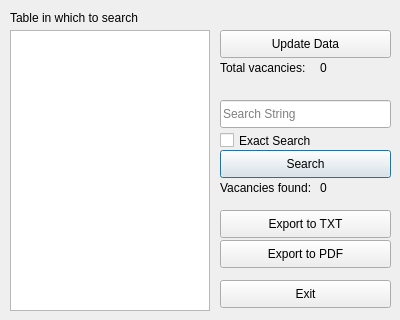
<?xml version="1.0" encoding="UTF-8"?>
<ui version="4.0">
 <class>Dialog</class>
 <widget class="QDialog" name="Dialog">
  <property name="geometry">
   <rect>
    <x>0</x>
    <y>0</y>
    <width>400</width>
    <height>320</height>
   </rect>
  </property>
  <property name="windowTitle">
   <string>Dialog</string>
  </property>
  <widget class="QListWidget" name="listWidget">
   <property name="geometry">
    <rect>
     <x>10</x>
     <y>30</y>
     <width>200</width>
     <height>281</height>
    </rect>
   </property>
   <property name="maximumSize">
    <size>
     <width>18888</width>
     <height>18888</height>
    </size>
   </property>
  </widget>
  <widget class="QPushButton" name="search_btn">
   <property name="geometry">
    <rect>
     <x>220</x>
     <y>150</y>
     <width>171</width>
     <height>28</height>
    </rect>
   </property>
   <property name="text">
    <string>Search</string>
   </property>
  </widget>
  <widget class="QLineEdit" name="search_string">
   <property name="geometry">
    <rect>
     <x>220</x>
     <y>100</y>
     <width>171</width>
     <height>28</height>
    </rect>
   </property>
   <property name="inputMask">
    <string/>
   </property>
   <property name="placeholderText">
    <string>Search String</string>
   </property>
  </widget>
  <widget class="QLabel" name="label_3">
   <property name="geometry">
    <rect>
     <x>220</x>
     <y>180</y>
     <width>101</width>
     <height>16</height>
    </rect>
   </property>
   <property name="text">
    <string>Vacancies found:</string>
   </property>
  </widget>
  <widget class="QPushButton" name="export_pdf_btn">
   <property name="geometry">
    <rect>
     <x>220</x>
     <y>240</y>
     <width>171</width>
     <height>28</height>
    </rect>
   </property>
   <property name="text">
    <string>Export to PDF</string>
   </property>
  </widget>
  <widget class="QLabel" name="found_vac">
   <property name="geometry">
    <rect>
     <x>320</x>
     <y>180</y>
     <width>71</width>
     <height>16</height>
    </rect>
   </property>
   <property name="text">
    <string>0</string>
   </property>
  </widget>
  <widget class="QPushButton" name="export_txt_btn">
   <property name="geometry">
    <rect>
     <x>220</x>
     <y>210</y>
     <width>171</width>
     <height>28</height>
    </rect>
   </property>
   <property name="text">
    <string>Export to TXT</string>
   </property>
  </widget>
  <widget class="QLabel" name="label_2">
   <property name="geometry">
    <rect>
     <x>10</x>
     <y>10</y>
     <width>161</width>
     <height>16</height>
    </rect>
   </property>
   <property name="text">
    <string>Table in which to search</string>
   </property>
  </widget>
  <widget class="QPushButton" name="update_data_btn">
   <property name="geometry">
    <rect>
     <x>220</x>
     <y>30</y>
     <width>171</width>
     <height>28</height>
    </rect>
   </property>
   <property name="text">
    <string>Update Data</string>
   </property>
  </widget>
  <widget class="QLabel" name="total_vac">
   <property name="geometry">
    <rect>
     <x>320</x>
     <y>60</y>
     <width>71</width>
     <height>16</height>
    </rect>
   </property>
   <property name="text">
    <string>0</string>
   </property>
  </widget>
  <widget class="QLabel" name="label_5">
   <property name="geometry">
    <rect>
     <x>220</x>
     <y>60</y>
     <width>91</width>
     <height>16</height>
    </rect>
   </property>
   <property name="text">
    <string>Total vacancies:</string>
   </property>
  </widget>
  <widget class="QPushButton" name="exit_btn">
   <property name="geometry">
    <rect>
     <x>220</x>
     <y>280</y>
     <width>171</width>
     <height>28</height>
    </rect>
   </property>
   <property name="text">
    <string>Exit</string>
   </property>
  </widget>
  <widget class="QCheckBox" name="exact_search">
   <property name="geometry">
    <rect>
     <x>220</x>
     <y>130</y>
     <width>121</width>
     <height>21</height>
    </rect>
   </property>
   <property name="text">
    <string>Exact Search</string>
   </property>
  </widget>
 </widget>
 <resources/>
 <connections/>
</ui>
